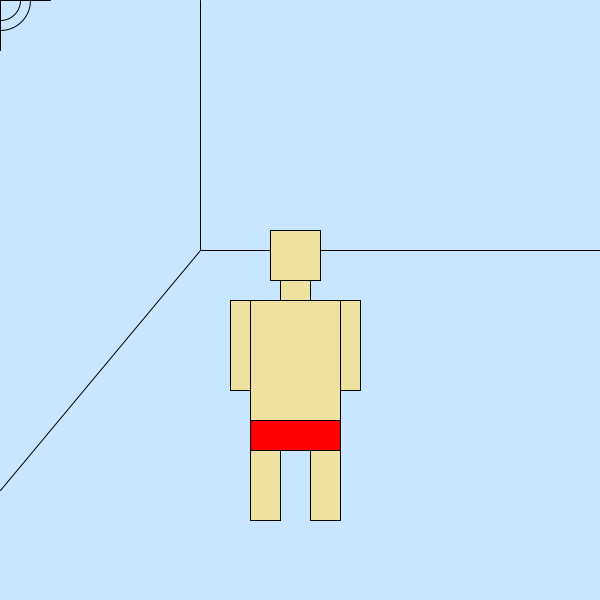
Frame 1 (no input)
Frame 60 (the mouse pressed at the canvas centre just before this capture): identical to frame 1, image omitted
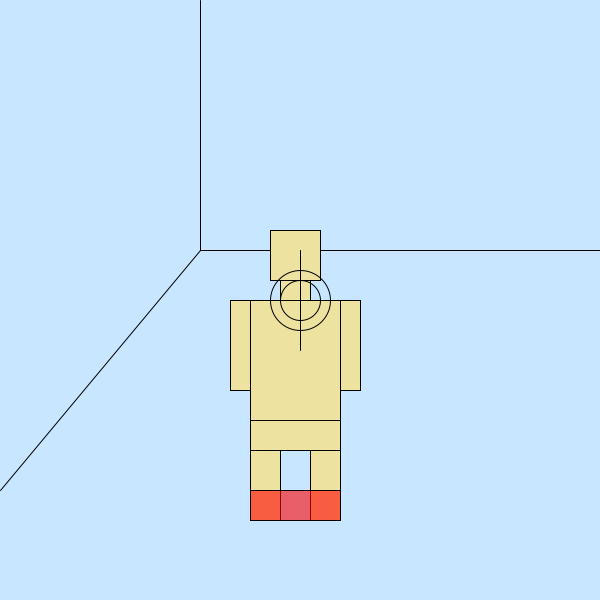
Frame 120 (the mouse held since frame 60 and released just before this capture)

The Processing sketch that drew these frames (run headless with seeded random() and noise(); from frame 60 on, the mouse is pressed at the canvas centre):

// Processing sketch: processing_109710
// ── processing_109710.pde

void setup(){
size(600,600);
smooth();
}

void draw(){
background(200,230,255);

line(0,490,200,250);
line(200,250,600,250);
line(200,250,200,0);

    
fill(#EDE2A0);
rect(230,300,20,90); //left arm
rect(340,300,20,90); //right arm
rect(270,230,50,50); //head
rect(280,280,30,50);   //neck
rect(250,300,90,150);  //body
rect(250,450,30,70);  //left leg
rect(310,450,30,70);   //right leg

fill(255,0,0);  //red
rect(250,420,90,30);   //shorts

if (mousePressed) {

  fill(#EDE2A0);
rect(250,420,90,30);   //shorts
fill(255,0,0,150);
rect(250,490,90,30);
  } else {
 fill(#EDE2A0);
rect(250,450,30,70);  //left leg
rect(310,450,30,70);   //right leg

fill(255,0,0);  //red
rect(250,420,90,30);   //shorts
 
  }
    noFill();
  ellipse(mouseX,mouseY,60,60);
  ellipse(mouseX,mouseY,40,40);
  line(mouseX-50, mouseY, mouseX+50, mouseY);
  line(mouseX, mouseY-50, mouseX, mouseY+50); 
}
